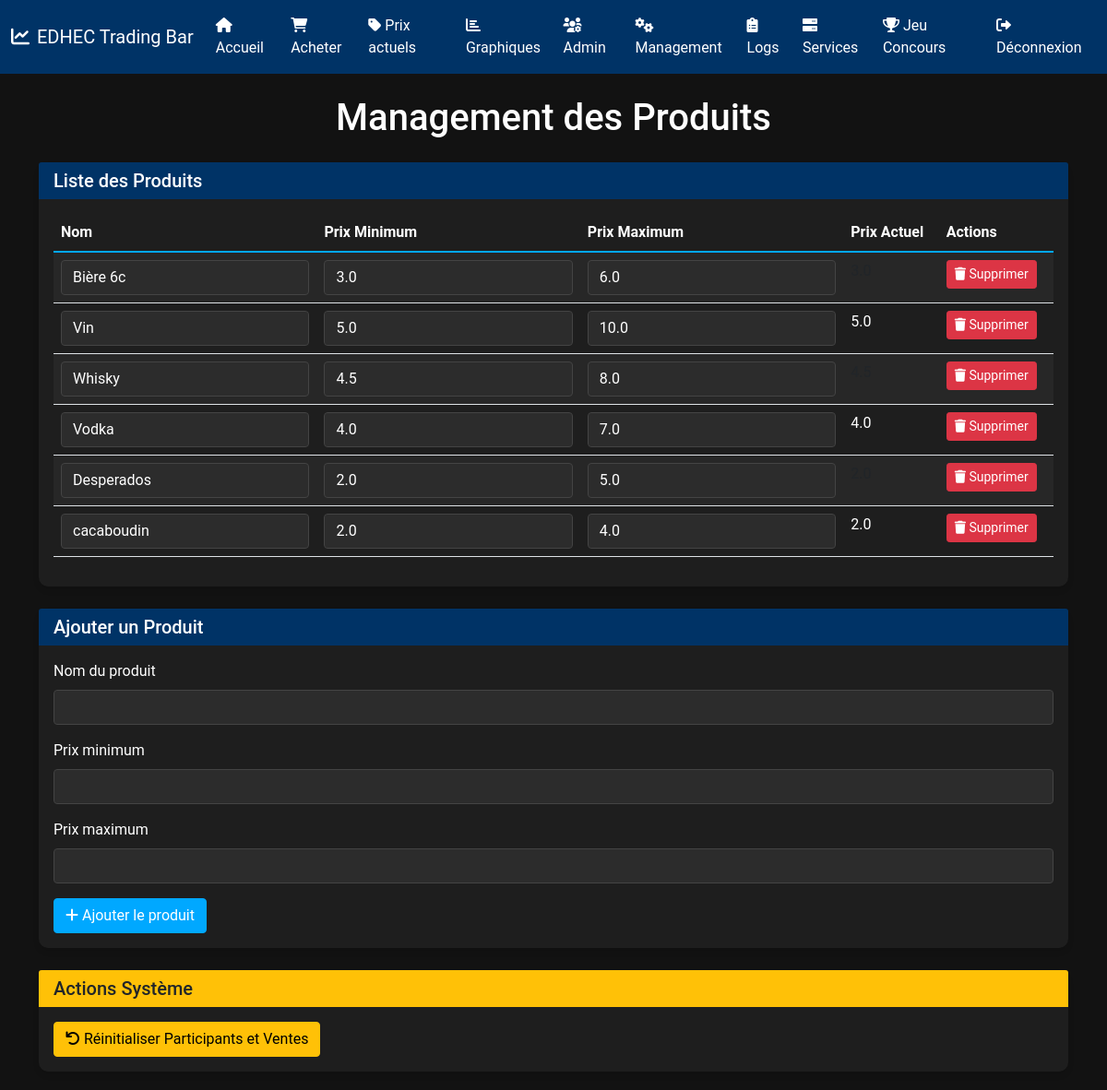
Screenshot of /management (signed in) with the database file from the repository.
### app.py (models this page shows)
class Produit(db.Model):
    id = db.Column(db.Integer, primary_key=True)
    nom = db.Column(db.String(100), nullable=False)
    prix_min = db.Column(db.Float, nullable=False)
    prix_max = db.Column(db.Float, nullable=False)
    prix_actuel = db.Column(db.Float, nullable=False)

### app.py (the view)
@app.route('/management')
@admin_required
def page_management():
    produits = Produit.query.all()
    return render_template('management.html', produits=produits)

### app.py (called while the page is built)
def admin_required(f):
    @wraps(f)
    def decorated_function(*args, **kwargs):
        if 'user_id' not in session:
            flash('Veuillez vous connecter pour accéder à cette page.', 'error')
            return redirect(url_for('login', next=request.url))
        user = User.query.get(session['user_id'])
        if not user or user.role != 'admin':
            flash('Accès non autorisé. Vous devez être administrateur.', 'error')
            return redirect(url_for('index'))
        return f(*args, **kwargs)
    return decorated_function

### templates/management.html (shortened to what this page needs)
{% extends "layout.html" %}
{% block content %}
<h1 class="text-center mb-4">Management des Produits</h1>
<div class="card mb-4">
    <div class="card-header">
        <h5 class="mb-0">Liste des Produits</h5>
    </div>
    <div class="card-body">
        <div class="table-responsive">
            <table class="table table-hover table-striped">
                <thead>
                    <tr>
                        <th>Nom</th>
                        <th>Prix Minimum</th>
                        <th>Prix Maximum</th>
                        <th>Prix Actuel</th>
                        <th>Actions</th>
                    </tr>
                </thead>
                <tbody id="productTableBody">
                    {% for produit in produits %}
                    <tr>
                        <td>
                            <input type="text" class="form-control" value="{{ produit.nom }}" onchange="updateProductName('{{ produit.nom }}', this.value)">
                        </td>
                        <td>
                            <input type="number" class="form-control" value="{{ produit.prix_min }}" onchange="updateProductPrices('{{ produit.nom }}', 'min', this.value)">
                        </td>
                        <td>
                            <input type="number" class="form-control" value="{{ produit.prix_max }}" onchange="updateProductPrices('{{ produit.nom }}', 'max', this.value)">
                        </td>
                        <td>{{ produit.prix_actuel }}</td>
                        <td>
                            <button class="btn btn-danger btn-sm" onclick="deleteProduct('{{ produit.nom }}')">
                                <i class="fas fa-trash"></i> Supprimer
                            </button>
                        </td>
                    </tr>
                    {% endfor %}
                </tbody>
            </table>
        </div>
    </div>
</div>
<div class="card">
    <div class="card-header">
        <h5 class="mb-0">Ajouter un Produit</h5>
    </div>
    <div class="card-body">
        <form id="addProductForm">
            <div class="mb-3">
                <label for="newProductName" class="form-label">Nom du produit</label>
                <input type="text" class="form-control" id="newProductName" required>
            </div>
            <div class="mb-3">
                <label for="newProductMinPrice" class="form-label">Prix minimum</label>
                <input type="number" class="form-control" id="newProductMinPrice" step="0.01" required>
            </div>
            <div class="mb-3">
                <label for="newProductMaxPrice" class="form-label">Prix maximum</label>
                <input type="number" class="form-control" id="newProductMaxPrice" step="0.01" required>
            </div>
            <button type="submit" class="btn btn-primary">
                <i class="fas fa-plus"></i> Ajouter le produit
            </button>
        </form>
    </div>
</div>
<div class="card mt-4">
    <div class="card-header bg-warning text-dark">
        <h5 class="mb-0">Actions Système</h5>
    </div>
    <div class="card-body">
        <button id="resetDbButton" class="btn btn-warning">
            <i class="fas fa-undo"></i> Réinitialiser Participants et Ventes
        </button>
    </div>
</div>
{% endblock %}

### templates/layout.html (style rules this page uses)
body { font-family: 'Roboto', sans-serif; background-color: #f8f9fa; }
.card { box-shadow: 0 4px 8px rgba(0,0,0,0.1); transition: 0.3s; }

### templates/management.html (style rules this page uses)
:root { --primary-color: #003366; --secondary-color: #00a8ff; --background-color: #121212; --card-background: #1e1e1e; --text-color: #ffffff; }
body { background-color: var(--background-color); color: var(--text-color); }
.card { background-color: var(--card-background); border: none; border-radius: 10px; box-shadow: 0 4px 6px rgba(0, 0, 0, 0.1); margin-bottom: 20px; }
.card-header { background-color: var(--primary-color); color: var(--text-color); border-bottom: none; }
.btn-primary { background-color: var(--secondary-color); border-color: var(--secondary-color); }
.table { color: var(--text-color); }
.table thead th { border-bottom: 2px solid var(--secondary-color); }
.table-striped tbody tr:nth-of-type(odd) { background-color: rgba(255, 255, 255, 0.05); }
.form-control { background-color: #2c2c2c; border-color: #444; color: var(--text-color); }

### rows the page displays
Produit: nom "Bière 6c", prix_min "3.0", prix_max "6.0"
Produit: nom "Vin", prix_min "5.0", prix_max "10.0", prix_actuel "5.0"
Produit: nom "Whisky", prix_min "4.5", prix_max "8.0"
Produit: nom "Vodka", prix_min "4.0", prix_max "7.0", prix_actuel "4.0"
Produit: nom "Desperados", prix_min "2.0", prix_max "5.0"
Produit: nom "cacaboudin", prix_min "2.0", prix_max "4.0", prix_actuel "2.0"
